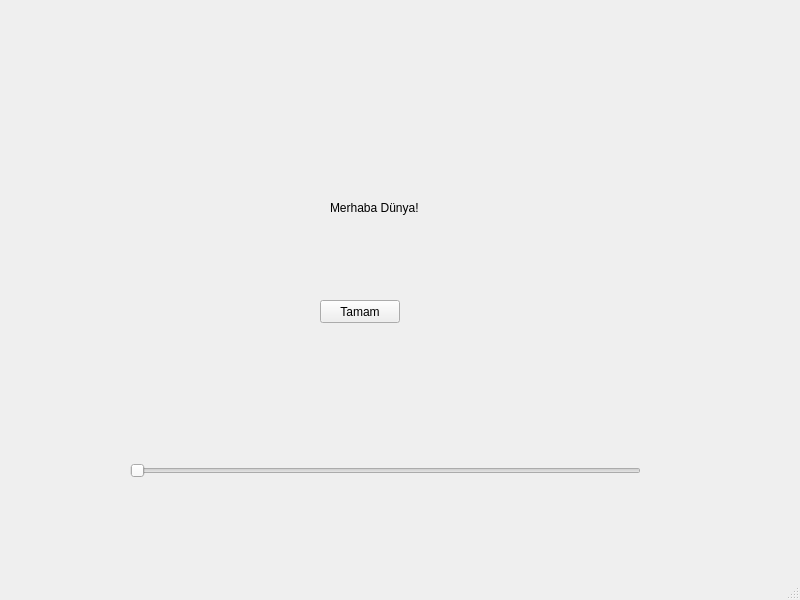
<?xml version="1.0" encoding="UTF-8"?>
<ui version="4.0">
 <class>MainWindow</class>
 <widget class="QMainWindow" name="MainWindow">
  <property name="geometry">
   <rect>
    <x>0</x>
    <y>0</y>
    <width>800</width>
    <height>600</height>
   </rect>
  </property>
  <property name="windowTitle">
   <string>MainWindow</string>
  </property>
  <widget class="QWidget" name="centralwidget">
   <widget class="QLabel" name="label">
    <property name="geometry">
     <rect>
      <x>330</x>
      <y>200</y>
      <width>121</width>
      <height>16</height>
     </rect>
    </property>
    <property name="text">
     <string>Merhaba Dünya!</string>
    </property>
   </widget>
   <widget class="QPushButton" name="pushButton">
    <property name="geometry">
     <rect>
      <x>320</x>
      <y>300</y>
      <width>80</width>
      <height>23</height>
     </rect>
    </property>
    <property name="text">
     <string>Tamam</string>
    </property>
   </widget>
   <widget class="QSlider" name="horizontalSlider">
    <property name="geometry">
     <rect>
      <x>130</x>
      <y>440</y>
      <width>511</width>
      <height>61</height>
     </rect>
    </property>
    <property name="orientation">
     <enum>Qt::Horizontal</enum>
    </property>
   </widget>
  </widget>
  <widget class="QMenuBar" name="menubar">
   <property name="geometry">
    <rect>
     <x>0</x>
     <y>0</y>
     <width>800</width>
     <height>20</height>
    </rect>
   </property>
  </widget>
  <widget class="QStatusBar" name="statusbar"/>
 </widget>
 <resources/>
 <connections/>
</ui>
